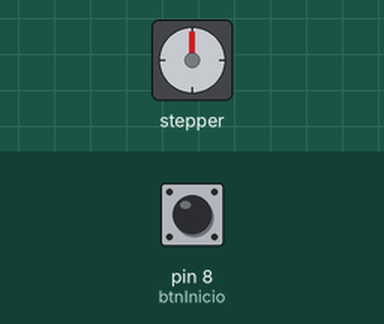
Simulated run of this sketch. Board: Arduino Uno, built with avr-gcc and run on an emulated ATmega328P. Shown: stepper motor. Inputs (shaded band) come from the test bench; at power-on: pin 8 (btnInicio) LOW. Stepper angles assume 2048 steps per turn.

Above: at 1.2 s.
1.3 s: pin 8 (btnInicio) pulled HIGH for 0.15 s
At 1.45 s:
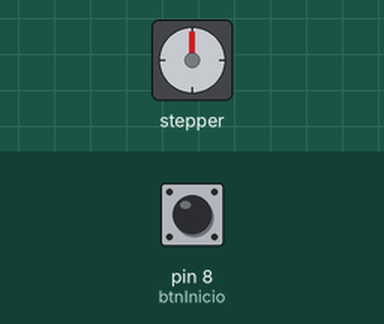
At 2.08 s:
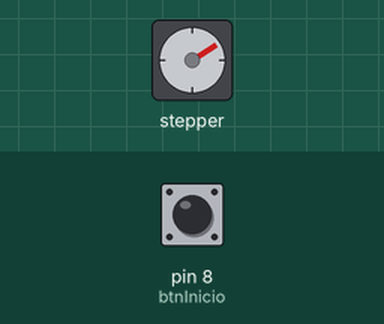
6.8 s: pin 8 (btnInicio) pulled HIGH for 1 s
At 7.27 s:
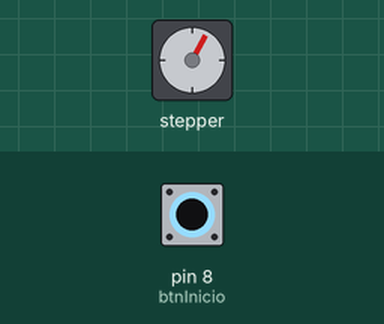
Timing chart, 0 to 12.3 s (numbered marks = the images above; inputs shaded):
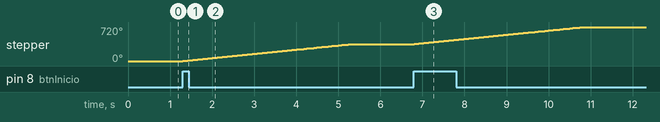

The sketch:

mandar_angulo_a_motor_pap_pr_q_c_mueva.ino
```cpp
#include <Stepper.h>

const int btnInicio = 8;
int valMap1 = 0;
int velocidad = A0;

Stepper motor (2048, 2, 4, 3, 5);

void setup()
{
  Serial.begin(9600);
  pinMode(btnInicio, INPUT);
  Serial.begin(9600);
  motor.setSpeed(15);
}
void loop()
{
  if (digitalRead(btnInicio) == 1)
 {
    motor.step(2048);
    delay(1000);
  }
}
```

Measured:
- after the input at 1.3 s, stepper: turns 360° clockwise in 4.0 s, starting at once
- after the input at 6.8 s, stepper: turns 360° clockwise in 4.0 s, starting at once
